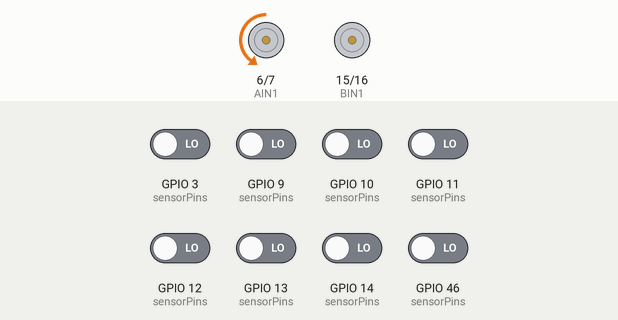
Simulated run of this program. Board: ESP32-S3. Shown: motor-driver pin pairs drawn as motors (green arrow = first pin HIGH = forward, orange = second pin HIGH = backward, longer = more drive, scaled by the enable pin). The test bench sets the inputs (shaded band); at power-on: GPIO 3 (sensorPins), GPIO 9 (sensorPins), GPIO 10 (sensorPins), GPIO 11 (sensorPins), GPIO 12 (sensorPins), GPIO 13 (sensorPins), GPIO 14 (sensorPins), GPIO 46 (sensorPins) LOW.

Above: at 11.2 s.
11.3 s: GPIO 3 (sensorPins) driven HIGH
At 12.5 s:
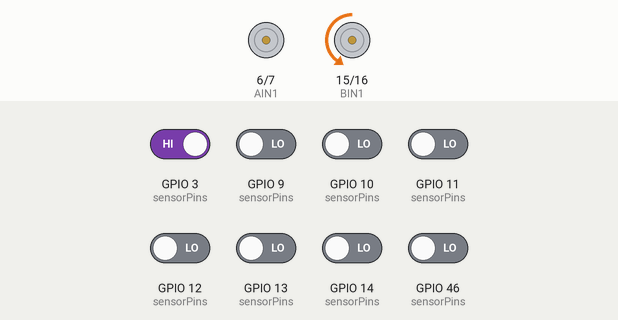
12.8 s: GPIO 10 (sensorPins) driven HIGH
At 14.0 s:
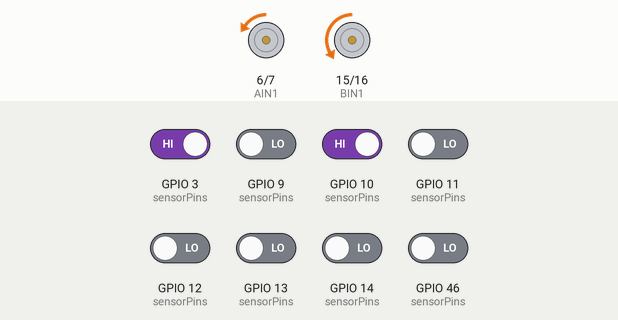
14.3 s: GPIO 11 (sensorPins) driven HIGH
At 15.2 s:
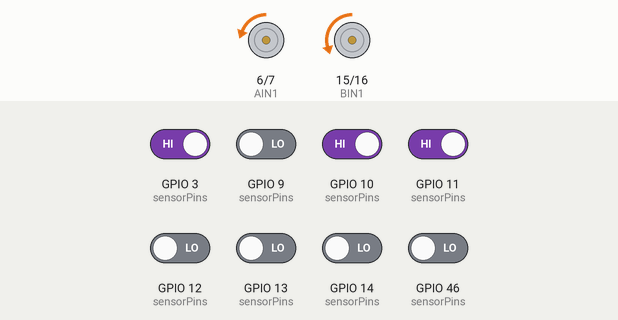
15.8 s: GPIO 9 (sensorPins) driven HIGH
At 16.4 s:
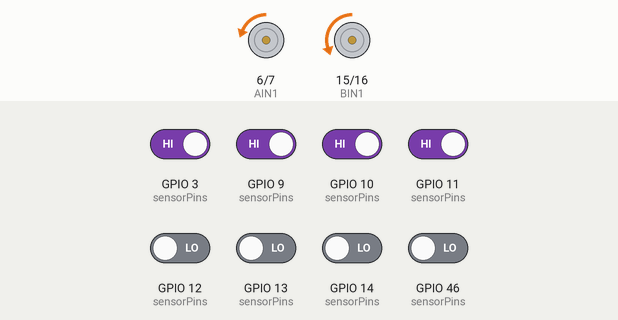
17.3 s: GPIO 12 (sensorPins) driven HIGH
At 18.5 s:
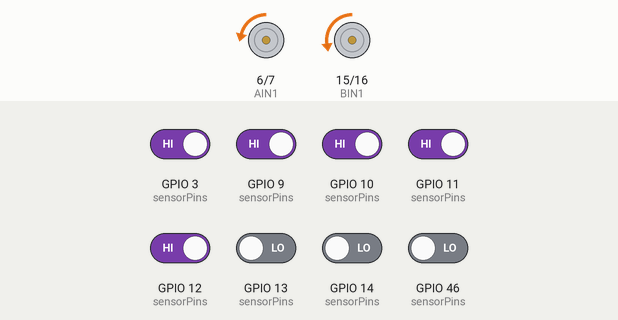
18.8 s: GPIO 13 (sensorPins) driven HIGH
At 19.8 s:
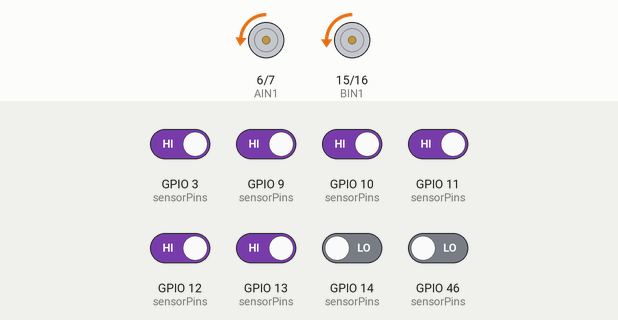
Timing chart, 0 to 21.3 s (numbered marks = the images above; inputs shaded):
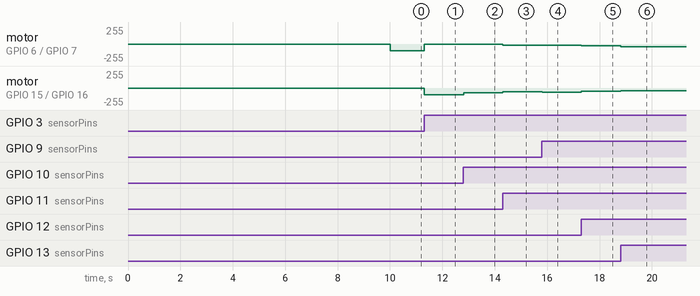

The program:

main.cpp
```cpp
#include <QTRSensors.h>
#include <Arduino.h>

// Definicje czujników
#define NUM_SENSORS 8
#define SENSOR_PINS {14, 13, 12, 11, 10, 9, 46, 3}

const uint8_t sensorPins[NUM_SENSORS] = SENSOR_PINS;
QTRSensors qtr;
uint16_t sensorValues[NUM_SENSORS];

// Definicje silników
const int PWMA = 4;
const int AIN1 = 6;
const int AIN2 = 7;
const int BIN1 = 15;
const int BIN2 = 16;
const int PWMB = 5;

// Parametry prędkości
const uint8_t maxSpeed = 100;
const uint8_t baseSpeed = 40;

// Funkcje przynależności dla zakresu błędu [-3500, 3500]
float membership_NL(int error) {
  if (error <= -3500) return 1.0;
  if (error > -3500 && error < -1750) return (-1750 - error) / 1750.0;
  return 0.0;
}

float membership_NS(int error) {
  if (error <= -3500 || error >= 0) return 0.0;
  if (error > -3500 && error < -1750) return (error + 3500) / 1750.0;
  if (error >= -1750 && error < 0) return (-error) / 1750.0;
  return 0.0;
}

float membership_ZE(int error) {
  if (error <= -1750 || error >= 1750) return 0.0;
  if (error > -1750 && error < 0) return (error + 1750) / 1750.0;
  if (error >= 0 && error < 1750) return (1750 - error) / 1750.0;
  return 0.0;
}

float membership_PS(int error) {
  if (error <= 0 || error >= 3500) return 0.0;
  if (error > 0 && error < 1750) return error / 1750.0;
  if (error >= 1750 && error < 3500) return (3500 - error) / 1750.0;
  return 0.0;
}

float membership_PL(int error) {
  if (error >= 3500) return 1.0;
  if (error > 1750 && error < 3500) return (error - 1750) / 1750.0;
  return 0.0;
}

// Prototyp funkcji kontrolera fuzzy logic
float fuzzyController(int error);

void setup() {
  // Konfiguracja pinów silników jako wyjścia
  pinMode(PWMA, OUTPUT);
  pinMode(AIN1, OUTPUT);
  pinMode(AIN2, OUTPUT);
  pinMode(PWMB, OUTPUT);
  pinMode(BIN1, OUTPUT);
  pinMode(BIN2, OUTPUT);

  // Inicjalizacja czujników
  qtr.setTypeRC();
  qtr.setSensorPins(sensorPins, NUM_SENSORS);

  // Kalibracja czujników
  for (uint16_t i = 0; i < 400; i++) {
    qtr.calibrate();
  }
}

void loop() {
  // Odczyt pozycji linii
  uint16_t position = qtr.readLineBlack(sensorValues);
  // Obliczenie błędu – idealna pozycja to 3500
  int error = 3500 - position;

  // Obliczenie korekty za pomocą kontrolera fuzzy logic
  float output = fuzzyController(error);

  // Obliczenie prędkości silników z większym zakresem korekty
  int leftMotorSpeed = baseSpeed + (int)output;
  int rightMotorSpeed = baseSpeed - (int)output;

  // Zapewnienie, że prędkości mieszczą się w przedziale [0, maxSpeed]
  leftMotorSpeed = constrain(leftMotorSpeed, 0, maxSpeed);
  rightMotorSpeed = constrain(rightMotorSpeed, 0, maxSpeed);

  // Sterowanie lewym silnikiem
  if (leftMotorSpeed > 0) {
    digitalWrite(AIN1, LOW);
    digitalWrite(AIN2, HIGH);
  } else {
    digitalWrite(AIN1, LOW);
    digitalWrite(AIN2, LOW);
  }
  analogWrite(PWMA, leftMotorSpeed);

  // Sterowanie prawym silnikiem
  if (rightMotorSpeed > 0) {
    digitalWrite(BIN1, LOW);
    digitalWrite(BIN2, HIGH);
  } else {
    digitalWrite(BIN1, LOW);
    digitalWrite(BIN2, LOW);
  }
  analogWrite(PWMB, rightMotorSpeed);

  delay(10); // Krótszy delay dla lepszej reakcji
}

// Funkcja kontrolera fuzzy logic
float fuzzyController(int error) {
  // Fuzzification – obliczenie stopni przynależności
  float nl = membership_NL(error);
  float ns = membership_NS(error);
  float ze = membership_ZE(error);
  float ps = membership_PS(error);
  float pl = membership_PL(error);

  // Nowe wartości wyjściowe – zwiększony zakres korekty
  float output_nl = -60;
  float output_ns = -30;
  float output_ze = 0;
  float output_ps = 30;
  float output_pl = 60;

  // Agregacja – metoda środka ciężkości
  float numerator = nl * output_nl + ns * output_ns + ze * output_ze + ps * output_ps + pl * output_pl;
  float denominator = nl + ns + ze + ps + pl;

  if (denominator == 0) return 0;
  return numerator / denominator;
}
```

Measured:
- after the input at 11.3 s, motor on GPIO 6 (AIN1) / GPIO 7 (AIN2): backward 100/255 → stopped at once; motor on GPIO 15 (BIN1) / GPIO 16 (BIN2): stopped → backward 100/255 at once
- after the input at 12.8 s, motor on GPIO 6 (AIN1) / GPIO 7 (AIN2): stopped → backward 6/255 at once; motor on GPIO 15 (BIN1) / GPIO 16 (BIN2): backward 100/255 → backward 74/255 at once
- after the input at 14.3 s, motor on GPIO 6 (AIN1) / GPIO 7 (AIN2): backward 6/255 → backward 21/255 at once; motor on GPIO 15 (BIN1) / GPIO 16 (BIN2): backward 74/255 → backward 59/255 at once
- after the input at 15.8 s, motor on GPIO 6 (AIN1) / GPIO 7 (AIN2): backward 21/255 → backward 19/255 at once; motor on GPIO 15 (BIN1) / GPIO 16 (BIN2): backward 59/255 → backward 61/255 at once
- after the input at 17.3 s, motor on GPIO 6 (AIN1) / GPIO 7 (AIN2): backward 19/255 → backward 28/255 at once; motor on GPIO 15 (BIN1) / GPIO 16 (BIN2): backward 61/255 → backward 52/255 at once
- after the input at 18.8 s, motor on GPIO 6 (AIN1) / GPIO 7 (AIN2): backward 28/255 → backward 38/255 at once; motor on GPIO 15 (BIN1) / GPIO 16 (BIN2): backward 52/255 → backward 42/255 at once
